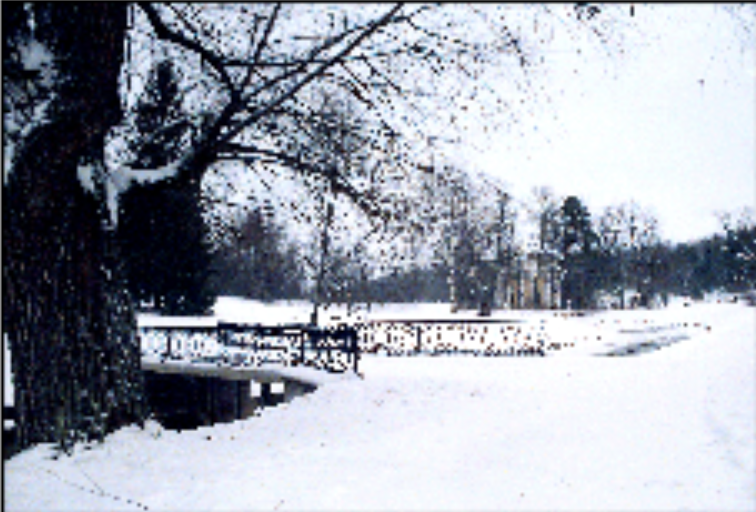
#> input picture Fingerprint Image Extraction/Resources/snow.png, 756 x 512 px
$ python Basic_Thresholding.py
#> lines starting #> are read from the running program, lines starting #| are printed output that depends on the picture; after the words box and inside, x2 and y2 are one past the last pixel; in counts of white or black regions, pixels touching at a corner belong together
'''
@program: Basic_Thresholding.py

@description: 简单阈值处理

@author: doubleZ

@create: 2019/12/14
'''
import cv2

def Basic_Thresholding(img):
    '''
    :description: 简单阈值处理

    :param img: 灰度图像

    :return : 阈值处理后的图像
    '''
    blurred = cv2.GaussianBlur(img, (5, 5), 0)      # 高斯滤波降噪
    (T, thresh_inv) = cv2.threshold(blurred, 127, 255, cv2.THRESH_BINARY_INV)
    return thresh_inv


if __name__ == "__main__":
    image = cv2.imread('../Resources/snow.png')
#> image is the input picture: shape (512, 756, 3); mean B, G, R 173.2, 162.4, 157.4
    gray = cv2.cvtColor(image, cv2.COLOR_BGRA2GRAY)     # rgb图像变换为灰度图像
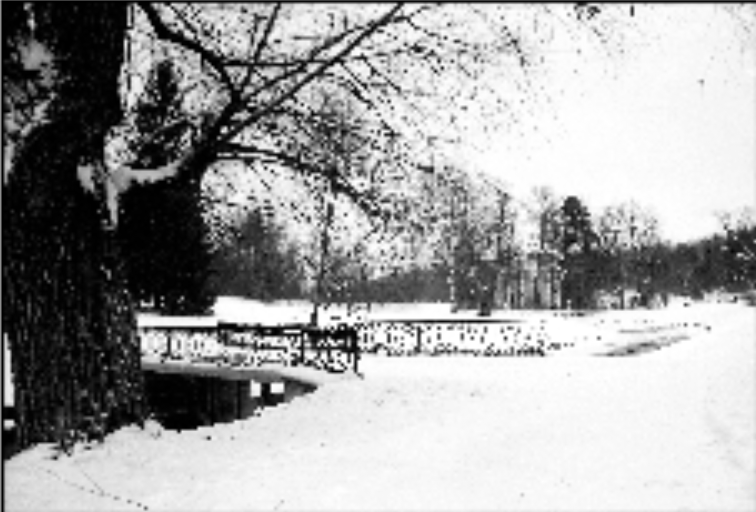
#> gray: shape (512, 756); min 0, max 255, mean 162.1

    thresh_inv = Basic_Thresholding(gray)   # 阈值处理后的图像
#> in Basic_Thresholding, `(T, thresh_inv) = cv2.threshold(blurred, 127, 255, cv2.THRESH_BINARY_I..`:
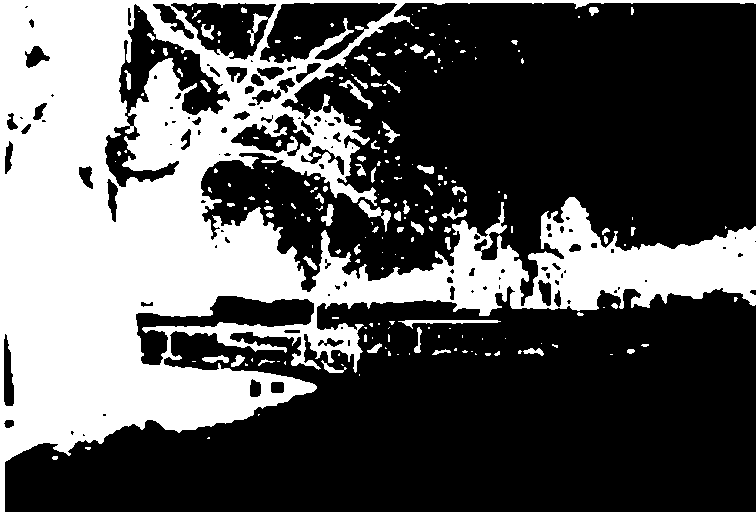
#> thresh_inv: shape (512, 756); 34.9% white; 223 white regions (153 under 20 px), largest, box (x1, y1, x2, y2) and area: (0, 0, 756, 512) 129592, (398, 320, 501, 329) 329, (358, 200, 391, 232) 299

    image_mask = cv2.bitwise_and(gray, gray, mask=thresh_inv)   # 在阈值处理后的图像上加掩膜
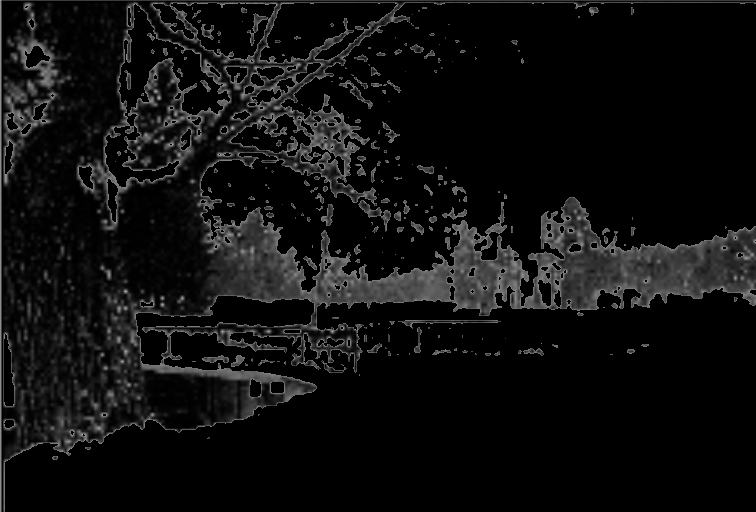
#> image_mask: shape (512, 756); min 0, max 176, mean 15.3

    cv2.imshow('original image', image)
    cv2.imshow('thresh_inv', thresh_inv)
    cv2.imshow('image_mask', image_mask)

    cv2.waitKey(0)
    cv2.destroyAllWindows()

$ run again, with Fingerprint Image Extraction/Resources/article.png copied over Fingerprint Image Extraction/Resources/snow.png
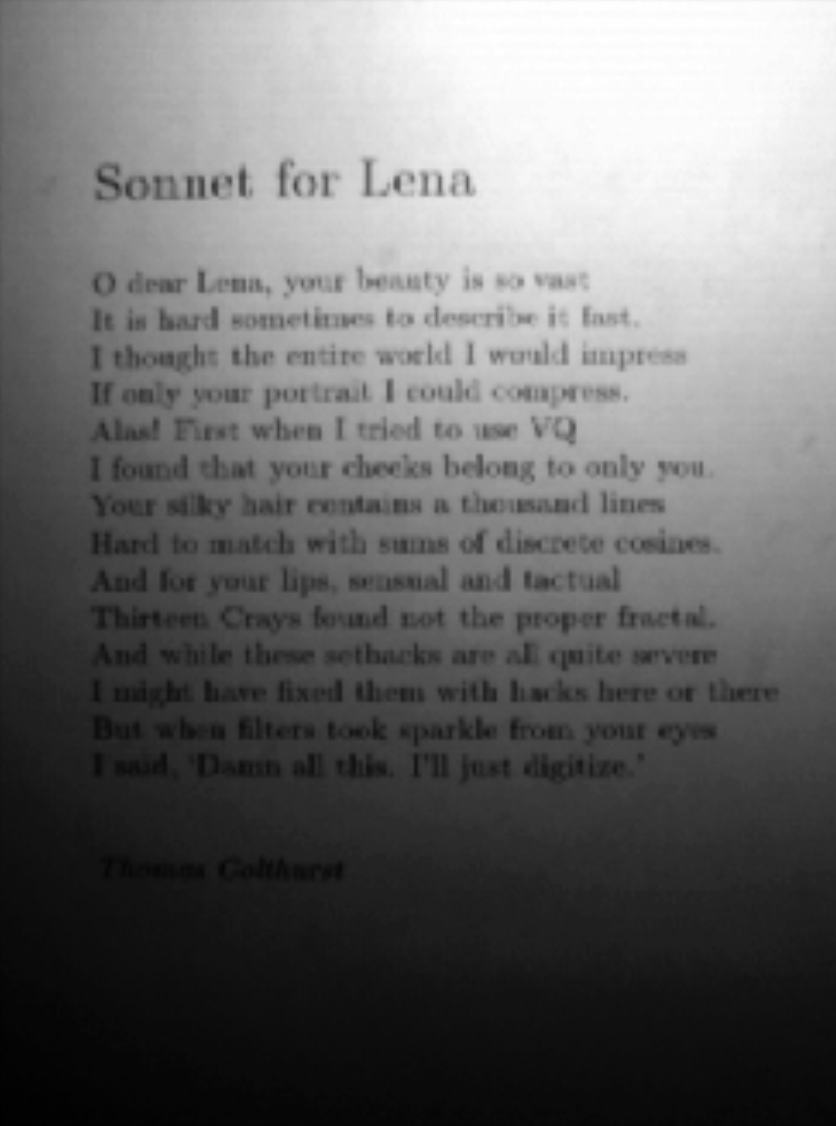
#> input picture Fingerprint Image Extraction/Resources/article.png, 836 x 1126 px
#> image is the input picture: shape (1126, 836, 3); min 0, max 255, mean 105.9
#> in Basic_Thresholding, `(T, thresh_inv) = cv2.threshold(blurred, 127, 255, cv2.THRESH_BINARY_I..`:
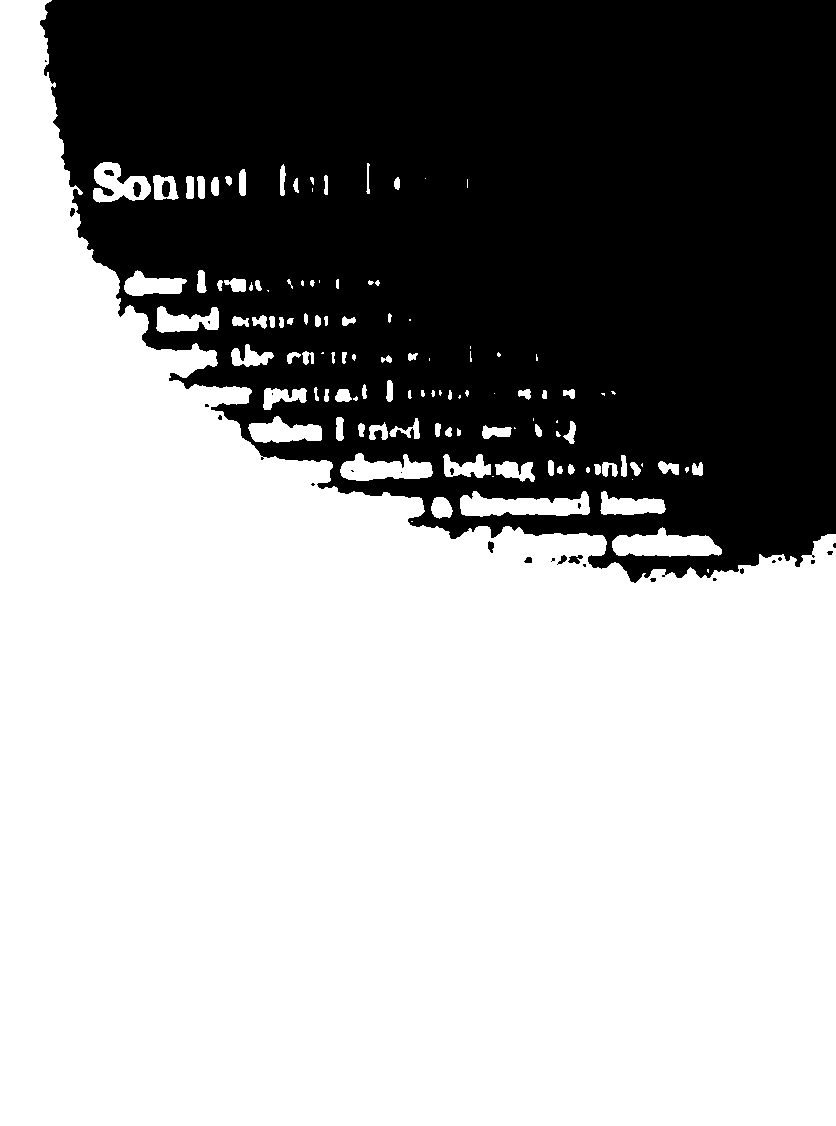
#> thresh_inv: shape (1126, 836); 62.6% white; 29 black regions (18 under 20 px), largest, box (x1, y1, x2, y2) and area: (40, 0, 836, 583) 351393, (162, 181, 170, 197) 109, (133, 182, 141, 197) 90
#> `image_mask = cv2.bitwise_and(gray, gray, mask=thresh_inv)`:
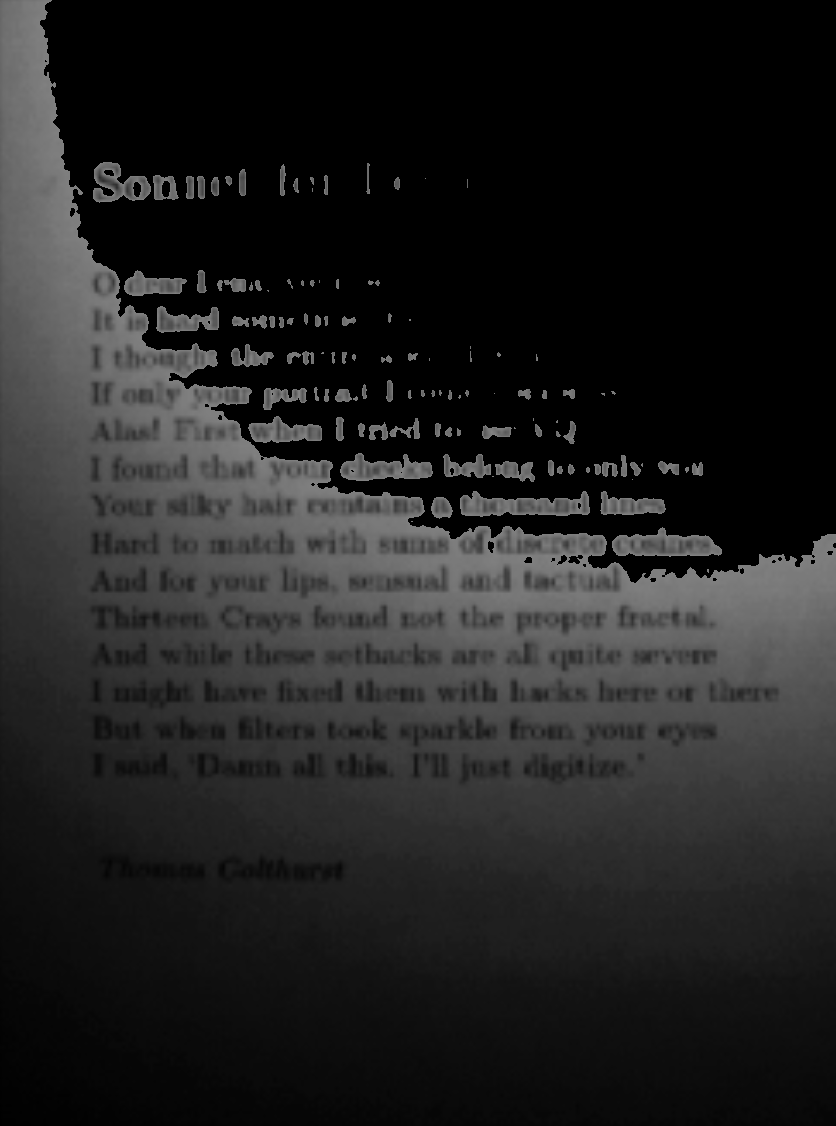
#> image_mask: shape (1126, 836); min 0, max 136, mean 32.6
